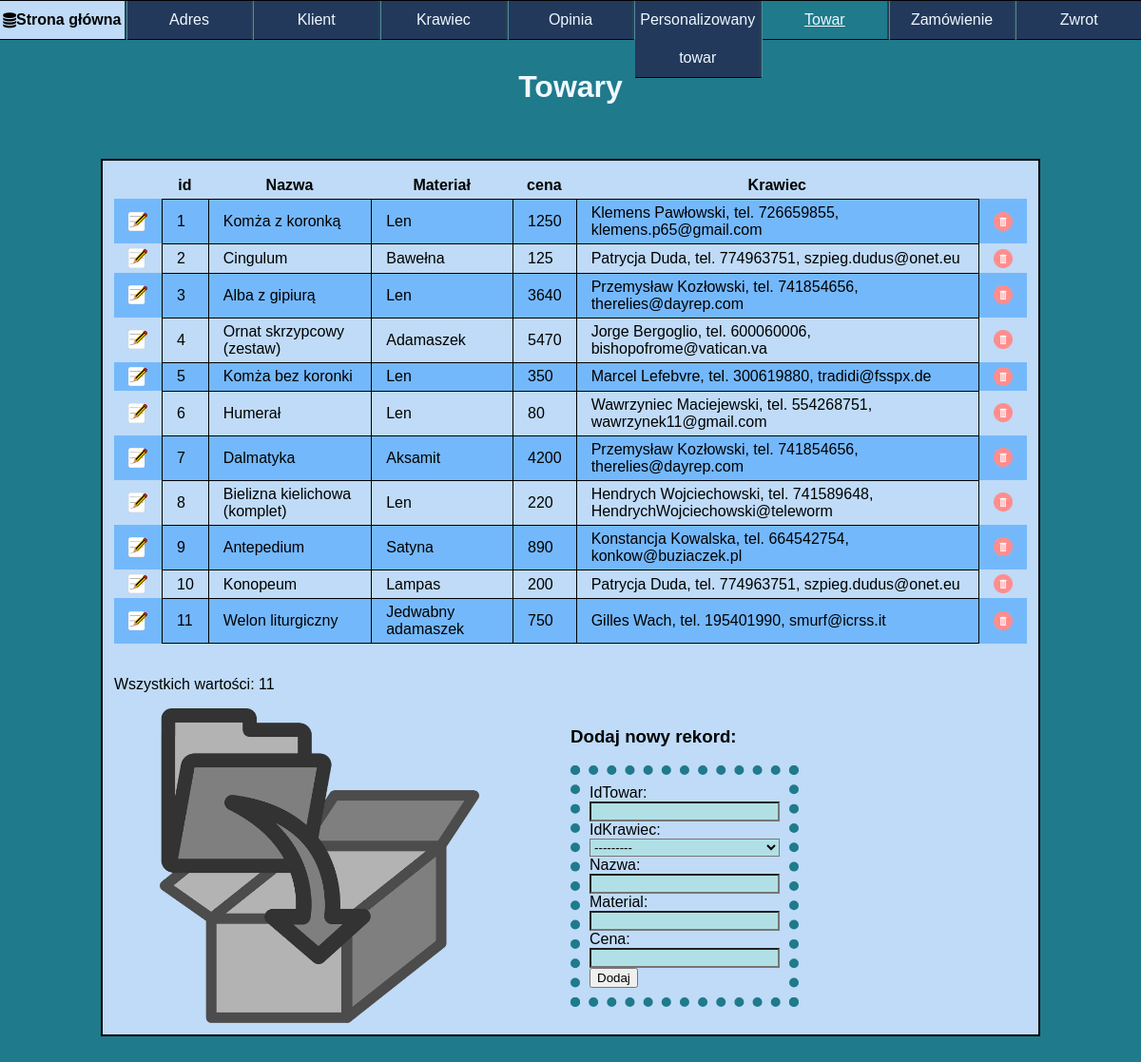
Page /towar/ on the committed database.
### aplikacja/models.py (models this page shows, shortened)
class Towar(models.Model):
    idTowar = models.IntegerField(primary_key=True)
    idKrawiec = models.ForeignKey("Krawiec", blank=True, on_delete=models.CASCADE)
    Nazwa = models.CharField(max_length=50)
    Material = models.CharField(max_length=20)
    Cena = models.IntegerField()

class Krawiec(models.Model):
    idKrawiec = models.IntegerField(primary_key=True)
    idAdres = models.ForeignKey("Adres", blank=True, null=True, on_delete=models.SET_NULL)
    Imie = models.CharField(max_length=50)
    Nazwisko = models.CharField(max_length=50)
    nrTelefonu = models.CharField(max_length=9)
    Email = models.CharField(max_length=30)
    def __str__(self):
        return self.all()
    def all(self):
        return "{} {}, tel. {}, {}".format(self.Imie, self.Nazwisko, self.nrTelefonu, self.Email)

### aplikacja/views.py (the view)
# urls.py: path('towar/',towar),
def towar(request):
    things = Towar.objects.all()
    ile = len(things)
    form = TowarForm(request.POST or None)
    if form.is_valid():
        form.save()
    return render(request,'towar.html', {'baza': things, 'ilosc': ile, 'form':form})

### aplikacja/formularz.py
class TowarForm(ModelForm):
    class Meta:
        model = Towar
        fields = ['idTowar', 'idKrawiec', 'Nazwa', 'Material', 'Cena']

### templates/towar.html (shortened to what this page needs)
{% load static %}
<html lang="pl" xmlns="http://www.w3.org/1999/xhtml">
<head>
    <link rel="stylesheet" type="text/css" href="{% static 'style.css' %}"/>
    <link rel="stylesheet" href="https://cdnjs.cloudflare.com/ajax/libs/font-awesome/4.7.0/css/font-awesome.min.css">
</head>
<body>
    <div id="menu">
        <ol>
            <li><a href="/index"><i class="fa fa-database" href="/index"></i> Strona główna</a></li>
            <li><a href="/adres">Adres</a></li>
            <li><a href="/klient">Klient</a></li>
            <li><a href="/krawiec">Krawiec</a></li>
            <li><a href="/opinia">Opinia</a></li>
            <li><a href="/personalizowany_towar">Personalizowany towar</a></li>
            <li><a id="opened">Towar</a></li>
            <li><a href="/zamowienie">Zamówienie</a></li>
            <li><a href="/zwrot">Zwrot</a></li>
        </ol>
    </div>
    <header>
        <h1>
            Towary
        </h1>
    </header>
    <div id="content">
        <table>
            <tr>
                <th></th>
                <th>id</th>
                <th>Nazwa</th>
                <th>Materiał</th>
                <th>cena</th>
                <th>Krawiec</th>
                <th></th>
            </tr>
        {% for item in baza%}
            <tr>
                <td>
                    <a href="/edit/towar/{{item.idTowar}}">
                        <img class="button" src="{% static 'graphics/edit.png' %}"/>
                    </a>
                </td>
              <td>{{item.idTowar}}</td>
              <td>{{item.Nazwa}}</td>
              <td>{{item.Material}}</td>
              <td>{{item.Cena}}</td>
              <td>{{item.idKrawiec}}</td>
              <td>
                  <a href="/delete/towar/{{item.idTowar}}">
                      <img class="button" src="{% static 'graphics/delete.png' %}"/>
                  </a>
              </td>
            </tr>
        {% endfor %}
        </table>
    </br> <p>Wszystkich wartości: {{ilosc}}</p>
    <div id="bottom">
    <img id="folderPhoto" src="{% static 'graphics/add.png' %}"/>
        <div>
            <h3>Dodaj nowy rekord:</h3>
            <form method="post" title="test">
                {{form}}
                <button type="submit">Dodaj</button>
            </form>
        </div>
    </div>
    </div>
</body>
</html>

### aplikacja/static/style.css (style rules this page uses)
html { position: relative; min-height:100%; box-sizing:border-box; font-family: 'Ubuntu', sans-serif; }
body { background-color: #1F7A8C; margin: 0; }
#menu { border-top: 1px solid black; width: 100%; text-align: center; margin-right: auto; margin-left: auto; position: fixed; top: 0; z-index: 100; display:inline-block; }
#menu > ol { margin: 0; padding: 0; display: flex; height: 100%; min-height:5vh; line-height: 5vh; list-style:none; }
#menu > ol li { list-style: none; float: left; height:100%; border-right: 3px groove #508CA4; width: 100%; background-color: #23395B; border-bottom: 1px solid black; }
#menu > ol li:last-child { border-right:none; }
#menu #opened { text-decoration: underline; background-color: #1F7A8C; }
#menu > ol li a { text-decoration: none; width:100%; height:100%; justify-content:center; align-items:center; display:flex; background-color:#23395B; outline:none; color:aliceblue; }
#menu > ol li:first-child a { background-color: #BFDBF7; color:black; font-weight: bold; }
header { width: 90%; text-align: center; margin-right: auto; margin-left: auto; margin-top: 1%; color: aliceblue; height:10%; padding-top:5vh; }
#content { display: flex; border: 2px solid; background-color: #BFDBF7; width:80%; text-align: justify; margin-right: auto; margin-left: auto; padding: 1%; min-height: 60vh; margin-bottom: 100px; }
#content a { text-decoration:none; color:black; font-weight:bold; }
#content { align-items: center; flex-direction: column; justify-content: center; }
#content th, td, tr { border-left: 1px solid black; border-top: 1px solid black; border-collapse: collapse; padding-top: 5px; padding-bottom: 5px; padding-left: 15px; padding-right: 15px; }
#content tr:last-child td { border-bottom: 1px solid black; }
#content table { border-spacing: 0px; width: 100%; }
#content table tr th, #content table tr td:first-child { border: none; }
#content table tr td:last-child { border: none; border-left: 1px solid black; }
#content p { align-self:flex-start; }
.button { max-width: 20px; }
table tr:nth-child(even) { background-color: #74b8fc; }
form { display: flex; align-items: flex-start; flex-direction: column; align-self:center; border:10px dotted #1F7A8C; padding:10px; }
[id^='id_'] { background-color:powderblue; width: 100%; }
#folderPhoto { width:35%; margin-left: 5%; }
#bottom { display: flex; align-items: flex-start; flex-direction:row; }
#bottom div { margin-left: 10%; height: 100%; width:25%; }

### rows in the picture
Towar: idTowar "1", Nazwa "Komża z koronką", Material "Len", Cena "1250", idKrawiec "Klemens Pawłowski, tel. 726659855, klemens.p65@gmail.com"
Towar: idTowar "2", Nazwa "Cingulum", Material "Bawełna", Cena "125", idKrawiec "Patrycja Duda, tel. 774963751, szpieg.dudus@onet.eu"
Towar: idTowar "3", Nazwa "Alba z gipiurą", Material "Len", Cena "3640", idKrawiec "Przemysław Kozłowski, tel. 741854656, therelies@dayrep.com"
Towar: idTowar "4", Nazwa "Ornat skrzypcowy (zestaw)", Material "Adamaszek", Cena "5470", idKrawiec "Jorge Bergoglio, tel. 600060006, bishopofrome@vatican.va"
Towar: idTowar "5", Nazwa "Komża bez koronki", Material "Len", Cena "350", idKrawiec "Marcel Lefebvre, tel. 300619880, tradidi@fsspx.de"
Towar: idTowar "6", Nazwa "Humerał", Material "Len", Cena "80", idKrawiec "Wawrzyniec Maciejewski, tel. 554268751, wawrzynek11@gmail.com"
Towar: idTowar "7", Nazwa "Dalmatyka", Material "Aksamit", Cena "4200", idKrawiec "Przemysław Kozłowski, tel. 741854656, therelies@dayrep.com"
Towar: idTowar "8", Nazwa "Bielizna kielichowa (komplet)", Material "Len", Cena "220", idKrawiec "Hendrych Wojciechowski, tel. 741589648, HendrychWojciechowski@teleworm"
Towar: idTowar "9", Nazwa "Antepedium", Material "Satyna", Cena "890", idKrawiec "Konstancja Kowalska, tel. 664542754, konkow@buziaczek.pl"
Towar: idTowar "10", Nazwa "Konopeum", Material "Lampas", Cena "200", idKrawiec "Patrycja Duda, tel. 774963751, szpieg.dudus@onet.eu"
Towar: idTowar "11", Nazwa "Welon liturgiczny", Material "Jedwabny adamaszek", Cena "750", idKrawiec "Gilles Wach, tel. 195401990, smurf@icrss.it"
Krawiec: idKrawiec "---------"

### other values in the picture
{{ ilosc }} "11"
